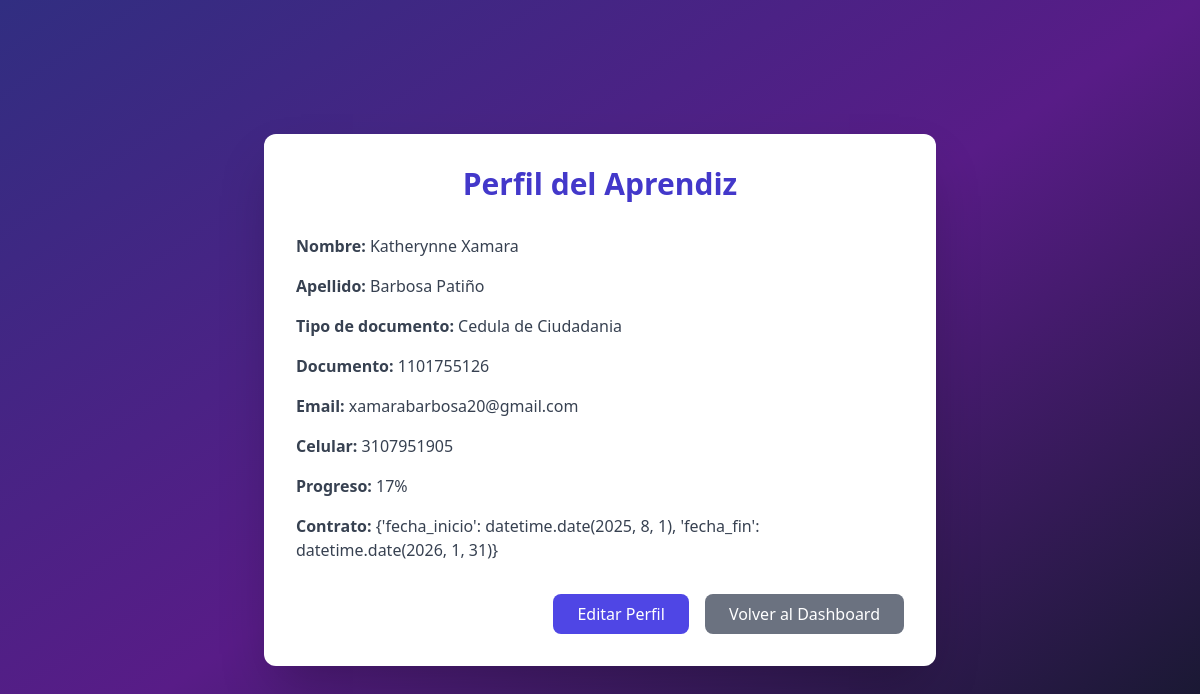
Screenshot of /aprendiz/perfil (signed in) with the database file from the repository.
### app/models/users.py (models this page shows, shortened)
class Aprendiz(db.Model, UserMixin):
    __tablename__ = 'aprendiz'
    id_aprendiz = db.Column(db.Integer, primary_key=True)
    nombre = db.Column(db.String(45), nullable=False)
    apellido = db.Column(db.String(45), nullable=False)
    tipo_documento = db.Column(db.Enum(
        'Cedula de Ciudadania',
        'Tarjeta de Identidad',
        'Cedula Extrangeria',
        'Registro Civil'
    ), nullable=False)
    documento = db.Column(db.String(45), unique=True, nullable=False, index=True)
    email = db.Column(db.String(100), unique=True, nullable=False, index=True)
    celular = db.Column(db.String(45), unique=True, nullable=False, index=True)
    password_aprendiz = db.Column(db.String(250), nullable=False)
    contrato_id = db.Column(db.Integer, db.ForeignKey('contrato.id_contrato'), nullable=True)
    contrato = db.relationship('Contrato', back_populates='aprendices_rel', uselist=False)
    programa_id = db.Column(db.Integer, db.ForeignKey('programa.id_programa'), nullable=True)
    programa = db.relationship('Programa', back_populates='aprendices_rel')
    instructor_id = db.Column(db.Integer, db.ForeignKey('instructor.id_instructor'), nullable=True)
    instructor = db.relationship('Instructor', back_populates='aprendices_rel')
    empresas = db.relationship('Empresa', back_populates='aprendiz', cascade="all, delete-orphan")
    evidencias = db.relationship('Evidencia', back_populates='aprendiz_rel', lazy=True, cascade='all, delete-orphan')
    seguimiento = db.relationship('Seguimiento', back_populates='aprendiz_rel', lazy=True, uselist=False, cascade='all, delete-orphan')

### app/routes/aprendiz_route.py (the view, shortened to what this page needs)
@bp.route('/perfil', defaults={'id': None}, endpoint='perfil')
@bp.route('/perfil/<int:id>', endpoint='perfil')
@login_required
def perfil_aprendiz(id):
    aprendiz = None
    aprendiz_id = None
    es_aprendiz = False
    es_instructor = hasattr(current_user, 'id_instructor')
    progreso = None
    progreso_tiempo = None
    contrato = None
    mostrar_progreso = False
    mostrar_contrato = False
    if isinstance(current_user, Aprendiz) and id is None:
        aprendiz = current_user
        aprendiz_id = current_user.id_aprendiz
        es_aprendiz = True
    else:
        flash('No tienes permiso para acceder a esta página.', 'danger')
        return redirect(url_for('auth.dashboard'))
    if aprendiz:
        total_requerido = 17
        evidencias_subidas = len(aprendiz.evidencias)
        progreso = int((evidencias_subidas / total_requerido) * 100) if total_requerido > 0 else 0
        contrato_obj = aprendiz.contrato
        if contrato_obj and contrato_obj.fecha_inicio and contrato_obj.fecha_fin:
            fecha_inicio = contrato_obj.fecha_inicio.date() if hasattr(contrato_obj.fecha_inicio, "date") else contrato_obj.fecha_inicio
            fecha_fin = contrato_obj.fecha_fin.date() if hasattr(contrato_obj.fecha_fin, "date") else contrato_obj.fecha_fin
            total_dias = (fecha_fin - fecha_inicio).days
            dias_transcurridos = (date.today() - fecha_inicio).days
            if total_dias > 0:
                progreso_tiempo = round((dias_transcurridos / total_dias) * 100, 2)
                progreso_tiempo = min(max(progreso_tiempo, 0), 100)
            contrato = {
                'fecha_inicio': fecha_inicio,
                'fecha_fin': fecha_fin
            }
        mostrar_progreso = True
        mostrar_contrato = bool(contrato)
    return render_template(
        'perfil_aprendiz.html',
        aprendiz=aprendiz,
        es_aprendiz=es_aprendiz,
        es_instructor=es_instructor,
        mode='view',
        aprendiz_id=aprendiz_id,
        progreso=progreso,
        progreso_tiempo=progreso_tiempo,
        contrato=contrato,
        mostrar_progreso=mostrar_progreso,
        mostrar_contrato=mostrar_contrato
    )

### app/__init__.py (called while the page is built)
@login_manager.user_loader
def load_user(user_id):
    from app.models.users import Aprendiz, Instructor, User
    try:
        role, id = user_id.split("-")
        id = int(id)
    except (ValueError, AttributeError):
        return None
    if role == "aprendiz":
        return Aprendiz.query.get(id)
    elif role == "instructor":
        return Instructor.query.get(id)
    elif role == "admin":
        return User.query.get(id)
    return None

### app/templates/perfil_aprendiz.html (shortened to what this page needs)
<!DOCTYPE html>
<html lang="es">
<head>
    <script src="https://cdn.tailwindcss.com"></script>
</head>
<body class="bg-gradient-to-br from-indigo-900 via-purple-900 to-gray-900 min-h-screen flex items-center justify-center p-4">
    <div class="bg-white shadow-2xl rounded-xl p-8 w-full max-w-2xl">
        <h2 class="text-3xl font-extrabold text-center text-indigo-700 mb-8">
            Perfil del Aprendiz
        </h2>
        {% if es_aprendiz or es_instructor %}
            {% if mode == 'edit' %}
                <form method="POST" action="{{ url_for('aprendiz_bp.editar_aprendiz', id=aprendiz.id_aprendiz) }}" class="space-y-4 text-gray-700">
                    <div>
                        <label class="font-semibold">Nombre:</label>
                        <input type="text" name="nombre" value="{{ aprendiz.nombre }}" class="w-full border rounded px-2 py-1" required>
                    </div>
                    <div>
                        <label class="font-semibold">Apellido:</label>
                        <input type="text" name="apellido" value="{{ aprendiz.apellido }}" class="w-full border rounded px-2 py-1" required>
                    </div>
                    <div class="flex items-center gap-4">
                        <label for="tipo_documento" class="w-40 font-semibold text-gray-700">TIPO DE DOCUMENTO</label>
                        <select name="tipo_documento" id="tipo_documento" required class="w-50 rounded-lg border p-2 bg-white focus:ring-2 focus:ring-indigo-400">
                            {% for tipo in tipos_documento %}
                                <option value="{{ tipo }}" {% if aprendiz.tipo_documento == tipo %}selected{% endif %}>{{ tipo }}</option>
                            {% endfor %}
                        </select>
                    </div>
                    <div>
                        <label class="font-semibold">Documento:</label>
                        <input type="text" name="documento" value="{{ aprendiz.documento }}" class="w-full border rounded px-2 py-1" required>
                    </div>
                    <div>
                        <label class="font-semibold">Email:</label>
                        <input type="email" name="email" value="{{ aprendiz.email }}" class="w-full border rounded px-2 py-1" required>
                    </div>
                    <div>
                        <label class="font-semibold">Celular:</label>
                        <input type="text" name="celular" value="{{ aprendiz.celular }}" class="w-full border rounded px-2 py-1" required>
                    </div>
                    <div>
                        <label class="font-semibold">Contraseña (dejar vacío si no cambia):</label>
                        <input type="password" name="password_aprendiz" class="w-full border rounded px-2 py-1">
                    </div>
                    <div class="mt-4 flex justify-between">
                        <button type="submit" class="bg-indigo-600 text-white px-6 py-2 rounded-lg hover:bg-indigo-700 transition">Guardar Cambios</button>
                        <a href="{{ url_for('aprendiz_bp.ver_dashboard_aprendiz', id=aprendiz.id_aprendiz) }}"
                           class="bg-gray-500 text-white px-6 py-2 rounded-lg hover:bg-gray-600 transition">
                            Cancelar
                        </a>
                    </div>
                </form>
            {% else %}
                <div class="space-y-4 text-gray-700">
                    <p><strong>Nombre:</strong> {{ aprendiz.nombre }}</p>
                    <p><strong>Apellido:</strong> {{ aprendiz.apellido }}</p>
                    <p><strong>Tipo de documento:</strong> {{ aprendiz.tipo_documento }}</p>
                    <p><strong>Documento:</strong> {{ aprendiz.documento }}</p>
                    <p><strong>Email:</strong> {{ aprendiz.email }}</p>
                    <p><strong>Celular:</strong> {{ aprendiz.celular }}</p>
                    <p><strong>Progreso:</strong> {{ progreso }}%</p>
                    {% if contrato %}
                        <p><strong>Contrato:</strong> {{ contrato }}</p>
                    {% endif %}
                </div>
                <div class="mt-8 flex justify-end">
                    {% if es_aprendiz or es_instructor %}
                        <a href="{{ url_for('aprendiz_bp.editar_aprendiz', id=aprendiz.id_aprendiz) }}"
                           class="bg-indigo-600 text-white px-6 py-2 rounded-lg hover:bg-indigo-700 transition">
                           Editar Perfil
                        </a>
                    {% endif %}
                    <a href="{{ url_for('aprendiz_bp.ver_dashboard_aprendiz', id=aprendiz.id_aprendiz) }}"
                       class="bg-gray-500 text-white px-6 py-2 rounded-lg hover:bg-gray-600 transition ml-4">
                       Volver al Dashboard
                    </a>
                </div>
            {% endif %}
        {% endif %}
    </div>
</body>
</html>

### rows the page displays
Aprendiz: nombre "Katherynne Xamara", apellido "Barbosa Patiño", tipo_documento "Cedula de Ciudadania", documento "1101755126", email "xamarabarbosa20@gmail.com", celular "3107951905"

### other values shown
{{ progreso }} "17"
{{ contrato }} "{'fecha_inicio': datetime.date(2025, 8, 1), 'fecha_fin': datetime.date(2026, 1, 31)}"
